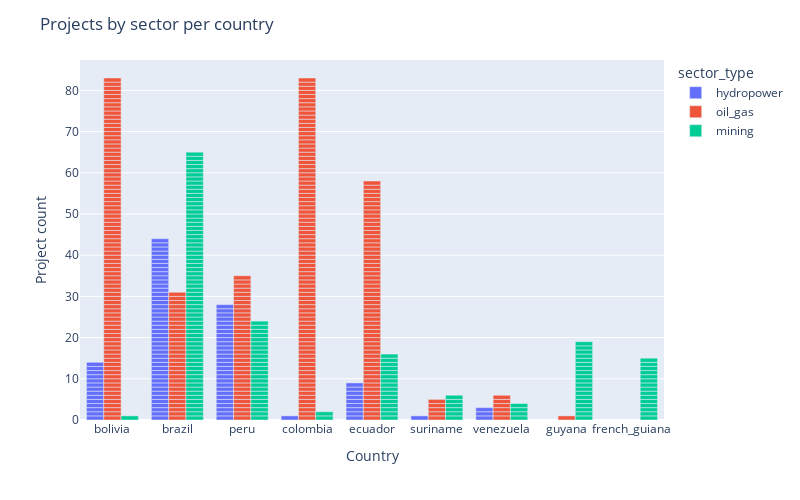

This figure's notebook cell:
### Markdown cell above
### a. Country summary

### Code cell
# Check number of projects by country
fig = px.bar(df, x='country', color='sector_type')
fig.update_layout(
    title='Projects by sector per country', 
    xaxis = dict(
        title='Country'
    ), 
    yaxis = dict(
        title='Project count'
    ), 
    barmode='group', 
    paper_bgcolor='#FFFFFF', 
    showlegend=True,
    width=800,
    height=500
)

### Figure 1 — Plotly figure (JSON) as saved in the notebook; plotly's stock layout.template omitted (floating-point values rounded to 4 significant figures; data arrays with more than 128 entries replaced by an {"elided": "..."} marker saying what was removed)
{"data": [{"alignmentgroup": "True", "hovertemplate": "sector_type=hydropower<br>country=%{x}<br>count=%{y}<extra></extra>", "legendgroup": "hydropower", "marker": {"color": "#636efa", "pattern": {"shape": ""}}, "name": "hydropower", "offsetgroup": "hydropower", "orientation": "v", "showlegend": true, "textposition": "auto", "type": "bar", "x": ["bolivia", "bolivia", "bolivia", "bolivia", "bolivia", "bolivia", "bolivia", "bolivia", "bolivia", "bolivia", "bolivia", "brazil", "peru", "brazil", "brazil", "brazil", "brazil", "brazil", "brazil", "brazil", "brazil", "brazil", "brazil", "brazil", "brazil", "brazil", "brazil", "brazil", "brazil", "brazil", "brazil", "brazil", "brazil", "brazil", "brazil", "brazil", "brazil", "brazil", "brazil", "peru", "brazil", "brazil", "brazil", "brazil", "peru", "bolivia", "peru", "peru", "peru", "brazil", "brazil", "colombia", "ecuador", "ecuador", "ecuador", "ecuador", "ecuador", "ecuador", "ecuador", "ecuador", "ecuador", "brazil", "peru", "brazil", "brazil", "peru", "peru", "brazil", "peru", "peru", "brazil", "peru", "peru", "peru", "peru", "peru", "bolivia", "peru", "peru", "peru", "peru", "peru", "peru", "peru", "peru", "peru", "brazil", "peru", "brazil", "brazil", "bolivia", "brazil", "peru", "brazil", "brazil", "suriname", "peru", "venezuela", "venezuela", "venezuela"], "xaxis": "x", "y": [1, 1, 1, 1, 1, 1, 1, 1, 1, 1, 1, 1, 1, 1, 1, 1, 1, 1, 1, 1, 1, 1, 1, 1, 1, 1, 1, 1, 1, 1, 1, 1, 1, 1, 1, 1, 1, 1, 1, 1, 1, 1, 1, 1, 1, 1, 1, 1, 1, 1, 1, 1, 1, 1, 1, 1, 1, 1, 1, 1, 1, 1, 1, 1, 1, 1, 1, 1, 1, 1, 1, 1, 1, 1, 1, 1, 1, 1, 1, 1, 1, 1, 1, 1, 1, 1, 1, 1, 1, 1, 1, 1, 1, 1, 1, 1, 1, 1, 1, 1], "yaxis": "y"}, {"alignmentgroup": "True", "hovertemplate": "sector_type=oil_gas<br>country=%{x}<br>count=%{y}<extra></extra>", "legendgroup": "oil_gas", "marker": {"color": "#EF553B", "pattern": {"shape": ""}}, "name": "oil_gas", "offsetgroup": "oil_gas", "orientation": "v", "showlegend": true, "textposition": "auto", "type": "bar", "x": {"elided": "302 str values"}, "xaxis": "x", "y": {"elided": "302 int values"}, "yaxis": "y"}, {"alignmentgroup": "True", "hovertemplate": "sector_type=mining<br>country=%{x}<br>count=%{y}<extra></extra>", "legendgroup": "mining", "marker": {"color": "#00cc96", "pattern": {"shape": ""}}, "name": "mining", "offsetgroup": "mining", "orientation": "v", "showlegend": true, "textposition": "auto", "type": "bar", "x": {"elided": "152 str values"}, "xaxis": "x", "y": {"elided": "152 int values"}, "yaxis": "y"}], "layout": {"barmode": "group", "height": 500, "legend": {"title": {"text": "sector_type"}, "tracegroupgap": 0}, "margin": {"t": 60}, "paper_bgcolor": "#FFFFFF", "showlegend": true, "title": {"text": "Projects by sector per country"}, "width": 800, "xaxis": {"anchor": "y", "domain": [0, 1], "title": {"text": "Country"}}, "yaxis": {"anchor": "x", "domain": [0, 1], "title": {"text": "Project count"}}}}
